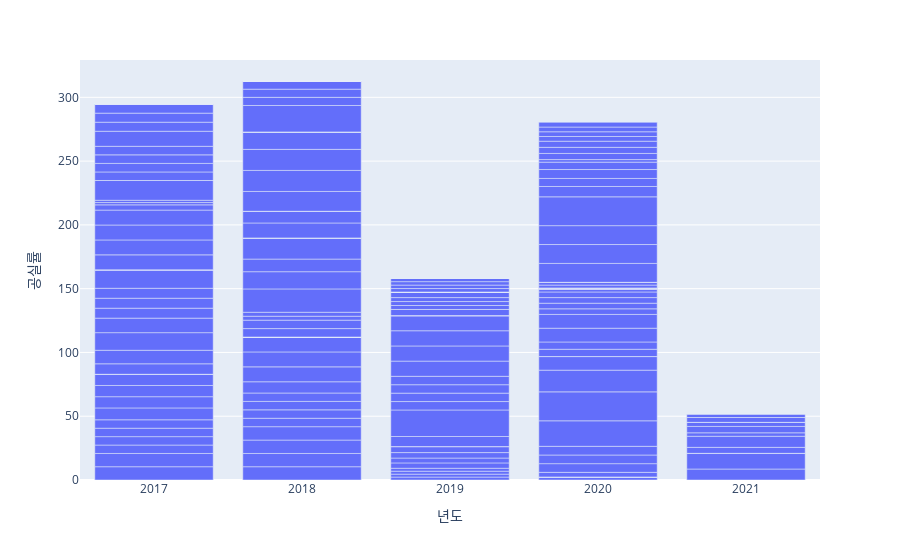

This figure's notebook cell:
### Code cell
fig = px.bar(subset_ds,
            x='년도',y='공실률')
fig.show()

### Figure 1 — Plotly figure (JSON) as saved in the notebook; plotly's stock layout.template omitted (floating-point values rounded to 4 significant figures; data arrays with more than 128 entries replaced by an {"elided": "..."} marker saying what was removed)
{"data": [{"alignmentgroup": "True", "hovertemplate": "년도=%{x}<br>공실률=%{y}<extra></extra>", "legendgroup": "", "marker": {"color": "#636efa", "pattern": {"shape": ""}}, "name": "", "offsetgroup": "", "orientation": "v", "showlegend": false, "textposition": "auto", "type": "bar", "x": {"elided": "221 int values"}, "xaxis": "x", "y": {"elided": "221 float values"}, "yaxis": "y"}], "layout": {"barmode": "relative", "legend": {"tracegroupgap": 0}, "margin": {"t": 60}, "xaxis": {"anchor": "y", "domain": [0, 1], "title": {"text": "년도"}}, "yaxis": {"anchor": "x", "domain": [0, 1], "title": {"text": "공실률"}}}}
